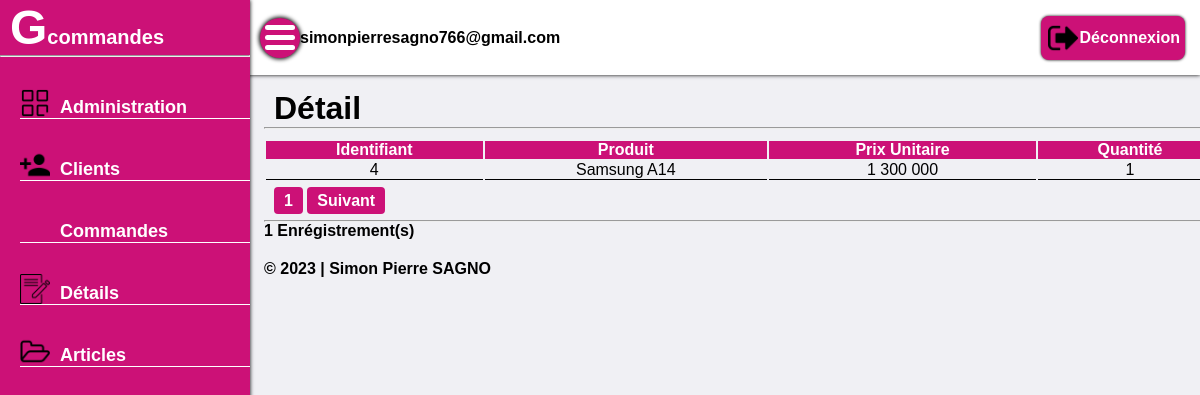
/adminDetail.php (signed in), run on the app's committed database.
### tables this page shows
CREATE TABLE `t_ligne` (
  `id_ligne` int(10) UNSIGNED NOT NULL,
  `id_commande` int(10) UNSIGNED DEFAULT NULL,
  `id_article` int(10) UNSIGNED DEFAULT NULL,
  `prix_unittaire` bigint(20) DEFAULT NULL,
  `qte` int(11) DEFAULT NULL
);

CREATE TABLE `t_article` (
  `id_article` int(10) UNSIGNED NOT NULL,
  `libelle` varchar(40) DEFAULT NULL,
  `type` int(10) UNSIGNED DEFAULT NULL
);

### adminDetail.php (the view, shortened to what this page needs)
<?php
        try{
            $pdo = new PDO("mysql:host=localhost;dbname=g_commande;charset=utf8","root","");
        }catch (PDOException $exception) {
            header("Location:404.php");
        }
?>
<!DOCTYPE html>
<html lang="en">
<head>
    <link rel="stylesheet" href="style.css">
</head>
<body>
    <div class="wrap">
        <div class="slide_bar">
            <h1>G<span>commandes</span></h1>
            <hr>
            <div class="slide_list">
                    <a href="tableau.php">
                        <img src="icone/dashbord.png" alt="">
                        <span>Administration</span>
                    </a>
                    <a href="adminClient.php">
                        <img src="icone/client.png" alt="">
                        <span>Clients</span>
                    </a>
                    <a href="adminCommande.php">
                        <span>Commandes</span>
                    </a>
                    <a href="adminDetail.php">
                        <img src="icone/detail.png" alt="">
                        <span>Détails</span>
                    </a>
                    <a href="adminArticle.php">
                        <img src="icone/article.png" alt="">
                        <span>Articles</span>
                    </a>
            </div>
        </div>
        <div class="header">
            <div class="sub_option">
                <div class="menu_icon"></div>
                <span style="font-weight: 600;"><?php echo $_SESSION["mail"]; ?></span>
            </div>
            <div class="subMenu_item">
                <a href="deconnexion.php" id="disconnect">
                    <img src="icone/deconnexion.png" alt="">
                    <span>Déconnexion</span>
                </a>
            </div>
        </div>
        <div class="main">
            <div class="main_option">
                <h1>Détail</h1>
            </div>
            <hr>
            <div class="main_table">
                <table>
                    <thead>
                        <tr>
                            <th>Identifiant</th>
                            <th>Produit</th>
                            <th>Prix Unitaire</th>
                            <th>Quantité</th>
                        </tr>
                    </thead>
                    <?php
                        if (isset($_GET['page'])){
                            $page = $_GET['page'];
                        }else{
                            $page = 1;
                        }
                        $nbr_page = 10;
                        $debut = ($page-1)*10;
                        $affichage = $pdo->query("SELECT * FROM t_ligne NATURAL JOIN t_article ORDER BY id_ligne DESC LIMIT $debut,$nbr_page");
                        while($affichages = $affichage->fetch()){
                    ?>
                    <tbody>
                        <tr>
                            <td><?php echo $affichages["id_ligne"] ?></td>
                            <td><?php echo $affichages["libelle"] ?></td>
                            <td><?php echo number_format($affichages["prix_unittaire"],0,","," ");?></td>
                            <td><?php echo $affichages["qte"]; ?></td>
                        </tr>
                    </tbody>
                    <?php
                        }
                    ?>
                </table>
                <div class="main_pagination">
                <?php
                        $query = $pdo->query("SELECT * FROM t_ligne");
                        $compteur = $query->rowCount();
                        $total = ceil($compteur/$nbr_page = 10);
                    ?>
                    <?php
                        for($i=1; $i<=$total; $i++){
                    ?>
                    <a href="adminDetail.php?page=<?php echo ($i); ?>"><?php echo $i; ?></a>
                    <?php
                        }
                        if($i>$page){
                    ?>
                    <a href="adminDetail.php?page=<?php echo ($page+1); ?>">Suivant</a>
                    <?php
                        }
                    ?>
                </div>
                <hr style="margin-top:10px">
                <?php
                    $enreg = $pdo->query("SELECT count(*) as nb from t_ligne");
                    while ($enregistrement = $enreg->fetch()){
                ?>
                    <p style="font-weight: 600;"><?php echo $enregistrement["nb"] . " Enrégistrement(s)"; ?></p>
                <?php
                    }
                ?>
                </div>
                <div class="footer">
                    <span id="footer">© 2023 | Simon Pierre SAGNO</span>
                </div>
            </div>
        </div>
</body>
</html>

### style.css (style rules this page uses)
* { margin: 0; padding: 0; font-family: Poppins Light, sans-serif ; box-sizing: border-box; text-decoration: none; }
body { background: rgba(227, 227, 234, 0.5); }
.slide_bar { position: fixed; top: 0; left: 0; bottom: 0; width: 250px; overflow: hidden; height: 100%; background: #c17;; z-index: 10; box-shadow: 0 0 4px #000; }
.slide_bar h1 { font-size: 48px; color: #fff; margin-left: 10px; }
.slide_bar h1 span { font-size: 20px; }
.slide_list { margin-left: 20px; }
.slide_list a img { width: 30px; margin-right: 10px; }
.slide_list a { display: flex; align-items: center; margin-top: 30px; border-bottom: 1px solid #fff ; }
.slide_list a span { color: #fff; margin-top: 10px; font-weight: bold; font-size: 18px; }
.header { position: fixed; width: 86%; margin-left: 190px; height: 75px; background: #fff; display: flex; align-items: center; justify-content: space-between; box-shadow: 0 0 4px #000; }
.sub_option { display: flex; align-items: center; justify-content: space-between; margin-left: 260px; }
.menu_icon { position: relative; display: flex; align-items: center; justify-content: center; height: 40px; width: 40px; border-radius: 50%; cursor: pointer; background: #c17; box-shadow: 0 0 4px 1px #000; }
.menu_icon::before { content: ""; position: absolute; width: 30px; height: 5px; background: #fff; border-radius: 8px; box-shadow: 0 10px 0#fff; transform: translateY(-10px); }
.menu_icon::after { content: ""; position: absolute; width: 30px; height: 5px; background: #fff; border-radius: 8px; transform: translateY(10px); }
.subMenu_item { display: flex; align-items: center; margin-right: 15px; }
.subMenu_item img { width: 30px; margin: 2px; }
#disconnect { display: flex; align-items: center; background: #c17; padding: 5px; border-radius: 8px; box-shadow: 0 0 3px #000; }
#disconnect span { color: #fff; font-weight: 600; }
#disconnect img { width: 30px; }
.main { position: absolute; width: 80%; margin-left: 264px; height: 73vh; margin-top: 90px; z-index: -10; }
.main_option { display: flex; justify-content: space-between; }
.main_option h1 { margin-left: 10px; }
.main_table { width: 100%; }
.main_table table { width: 100%; margin-top: 10px; }
.main_table table thead { text-align: start; background: #c17; color: #fff; }
.main_table table tbody { text-align: center; }
.main_table table tbody tr td { border-bottom: 1px solid #000; }
.main_pagination { margin-top: 10px; margin-left: 10px; }
.main_pagination a { border-radius: 4px; padding: 5px 10px; background: #c17; color: #fff; font-weight: 600; }
.footer { margin-top: 20px; }
.footer #footer { color: #000; font-weight: 600; }
@media screen and (max-width : 2500px) { .header { width: 100%; margin-left: 0; } }
@media screen and (max-width : 1500px) { .header { width: 100%; margin-left: 0; } }

### data on the page
t_ligne: id_ligne "4", id_article.libelle "Samsung A14", prix_unittaire "1 300 000", qte "1"

### other printed values
$_SESSION["mail"] "simonpierresagno766@gmail.com"
$enregistrement["nb"] "1"
